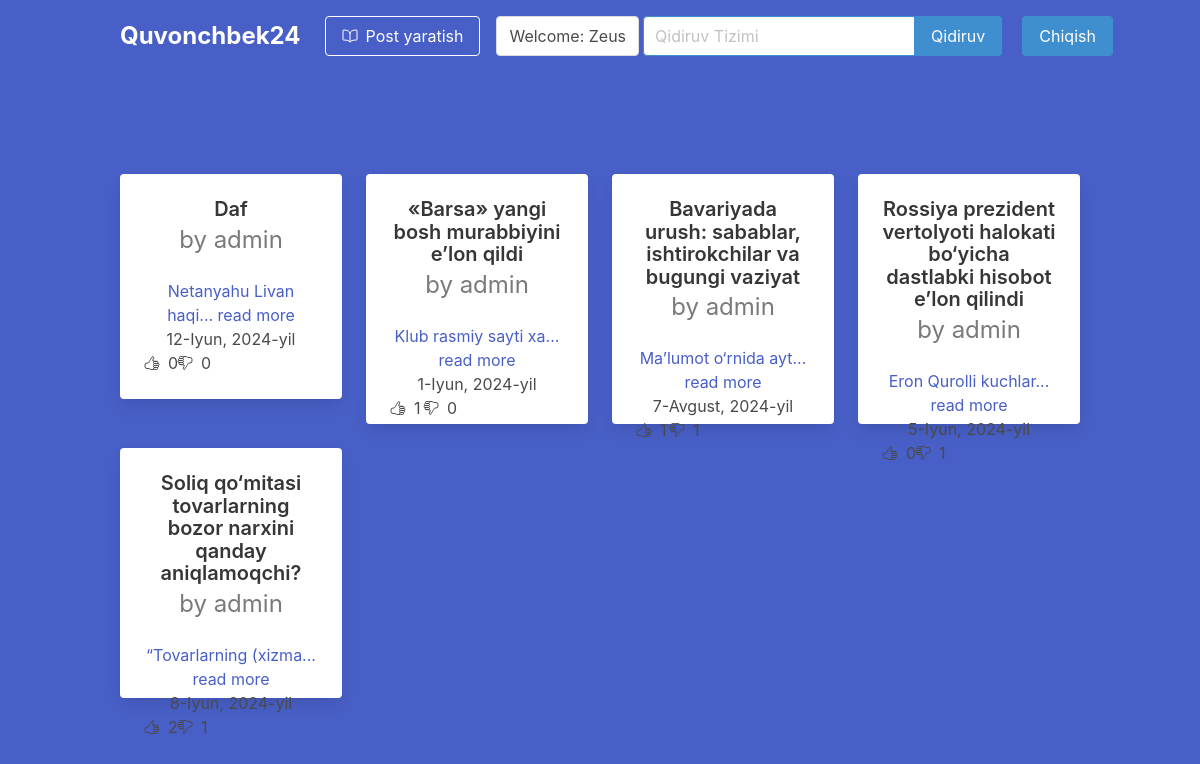
Screenshot of / (signed in) with the database file from the repository.
### crud/models.py (models this page shows, shortened)
class Article(models.Model):
    title = models.CharField(max_length=250)
    text = models.TextField()
    slug = models.SlugField(unique=True)
    date = models.DateField(auto_now=True)
    thumb = models.ImageField(blank=True)
    author = models.ForeignKey(User, default=None, on_delete=models.CASCADE)
    likes = models.ManyToManyField(User, related_name='article_likes')
    dislikes = models.ManyToManyField(User, related_name='article_dislikes')
    def snippet(self):
        return self.text[:20] + '... read more'
    def total_likes(self):
        return self.likes.count()
    def total_dislikes(self):
        return self.dislikes.count()

### crud/views.py (the view)
# urls.py: path('', article_func, name='article_func'),
@login_required
def article_func(request):
    articles = Article.objects.all().order_by('-id')
    search = request.GET.get('search')
    articles = articles.filter(Q(title__icontains=search) | Q(text__icontains=search)) if search else articles
    context = {
        'articles': articles,
    }
    return render(request, 'home_list.html', context)

### templates/home_list.html
{% extends 'base.html' %}
{% load static %}
{% block content %}
<div class="container">
    <div class="columns is-centered" style="display: grid; grid-template-columns: repeat(4,1fr)">
        {% for article in articles %}
        <div class="column ">
            <div class="card has-text-centered" style="max-height: 250px;">
                <div class="card-content">
                    <div class="media">
                        <div class="media-content">
                            <p class="title has-text-dark is-5">
                                {{ article.title}}
                            </p>
                            {% if user == article.author %}
                            <p class="subtitle is-t has-text-grey">by you</p>
                            {% else %}
                            <p class="subtitle is-4 has-text-grey">by {{ article.author }} </p>
                            {% endif %}
                        </div>
                    </div>
                    <div class="content ">
                        <a href="{% url 'article_detail' article.slug %}">
                            {{ article.snippet }}
                        </a>
                        <br>
                        <div>{{ article.date }}</div>
                         <div class="columns has-text-centered" >
                            <div class="column is-2">
                                <div class="columns is-gapless">
                                    <div class="column">
                                        <ion-icon name="thumbs-up-outline" class="mt-1"></ion-icon>
                                    </div>
                                    <div class="column">
                                        <span class="ml-2">{{ article.total_likes }}</span>
                                    </div>
                                </div>
                            </div>
                            <div class="column is-2">
                                <div class="columns is-gapless">
                                    <div class="column">
                                        <ion-icon name="thumbs-down-outline" class="mt-1"></ion-icon>
                                    </div>
                                    <div class="column">
                                        <span class="ml-2">{{ article.total_dislikes }}</span>
                                    </div>
                                </div>
                            </div>
                        </div>
                    </div>
                </div>
            </div>
        </div>
        {% endfor %}
    </div>
</div>
{% endblock %}

### templates/base.html (shortened to what this page needs)
{% load static %}
<html lang="en">
<head>
    <link rel="stylesheet" href="{% static 'css/style.css' %}">
    <link rel="stylesheet" href="{% static 'bulma.css' %}">
    <link rel="stylesheet" href="https://cdn.jsdelivr.net/npm/bulma@0.9.4/css/bulma.min.css">
</head>
<body>
<section class="hero has-background-link is-fullheight">
    <div class="hero-head">
        <header class="navbar">
            <div class="container">
                <div class="navbar-brand">
                    <a class="navbar-item" href="{% url 'article_func' %}">
                        <h1 class="has-text-white has-text-weight-bold is-size-4">Quvonchbek24</h1>
                    </a>
                </div>
                <div id="navbarMenuHeroC" class="navbar-menu">
                    <div class="navbar-start">
                        {% if user.is_authenticated %}
                        <span class="navbar-item">
                            <a href="{% url 'article_create' %}" class="button is-info is-outlined is-inverted">
                                <span class="mr-2">
                                    <ion-icon name="book-outline"></ion-icon>
                                </span>
                                <span>
                                    Post yaratish
                                </span>
                            </a>
                        </span>
                        {% endif %}
                    </div>
                    <div class="navbar-end">
                        {% if user.is_authenticated %}
                        <a href="" class="navbar-item button my-4 mx-1">
                            Welcome: {{ user }}
                        </a>
                        <form action="{% url 'article_func' %}" method="get">
                            <div class="field has-addons mt-4 mr-2">
                                <div class="control ">
                                    <input class="input is-info" type="search" placeholder= "Qidiruv Tizimi" name="search">
                                </div>
                                <div class="control">
                                    <button class="button is-info" type="submit">
                                        Qidiruv
                                    </button>
                                </div>
                            </div>
                        </form>
                        <span class="navbar-item">
                            <a href="{% url 'sign_out' %}" class="button is-info">
                                Chiqish
                            </a>
                        </span>
                        {% else %}
                        <span class="navbar-item">
                            <a href="{% url 'sign_in' %}" class="button is-info">Kirish </a>
                        </span>
                        {% endif %}
                    </div>
                </div>
            </div>
        </header>
    </div>
    <div class="hero-body">
        {% block content %}
        {% endblock %}
    </div>
</section>
</body>
</html>

### rows the page displays
Article: title "Daf", author "admin", snippet "Netanyahu Livan haqi... read more", date "12-Iyun, 2024-yil", total_likes "0", total_dislikes "0"
Article: title "«Barsa» yangi bosh murabbiyini e’lon qildi", author "admin", snippet "Klub rasmiy sayti xa... read more", date "1-Iyun, 2024-yil", total_likes "1", total_dislikes "0"
Article: title "Bavariyada urush: sabablar, ishtirokchilar va bugungi vaziyat", author "admin", snippet "Ma’lumot o‘rnida ayt... read more", date "7-Avgust, 2024-yil", total_likes "1", total_dislikes "1"
Article: title "Rossiya prezident vertolyoti halokati bo‘yicha dastlabki hisobot e’lon qilindi", author "admin", snippet "Eron Qurolli kuchlar... read more", date "5-Iyun, 2024-yil", total_likes "0", total_dislikes "1"
Article: title "Soliq qo‘mitasi tovarlarning bozor narxini qanday aniqlamoqchi?", author "admin", snippet "“Tovarlarning (xizma... read more", date "8-Iyun, 2024-yil", total_likes "2", total_dislikes "1"

### other values shown
{{ user }} "Zeus"
